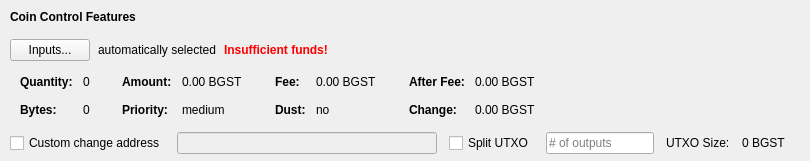
       <widget class="QFrame" name="frameCoinControl">
        <property name="sizePolicy">
         <sizepolicy hsizetype="Expanding" vsizetype="Expanding">
          <horstretch>0</horstretch>
          <verstretch>0</verstretch>
         </sizepolicy>
        </property>
        <property name="maximumSize">
         <size>
          <width>16777215</width>
          <height>16777215</height>
         </size>
        </property>
        <property name="lineWidth">
         <number>0</number>
        </property>
        <layout class="QVBoxLayout" name="verticalLayoutCoinControl2">
         <property name="spacing">
          <number>0</number>
         </property>
         <property name="leftMargin">
          <number>0</number>
         </property>
         <property name="topMargin">
          <number>0</number>
         </property>
         <property name="rightMargin">
          <number>0</number>
         </property>
         <property name="bottomMargin">
          <number>6</number>
         </property>
         <item>
          <layout class="QVBoxLayout" name="verticalLayoutCoinControl" stretch="0,0,0,0,1">
           <property name="spacing">
            <number>0</number>
           </property>
           <property name="leftMargin">
            <number>10</number>
           </property>
           <property name="topMargin">
            <number>10</number>
           </property>
           <item>
            <layout class="QHBoxLayout" name="horizontalLayoutCoinControl1">
             <property name="bottomMargin">
              <number>15</number>
             </property>
             <item>
              <widget class="QLabel" name="labelCoinControlFeatures">
               <property name="sizePolicy">
                <sizepolicy hsizetype="Preferred" vsizetype="Maximum">
                 <horstretch>0</horstretch>
                 <verstretch>0</verstretch>
                </sizepolicy>
               </property>
               <property name="font">
                <font>
                 <weight>75</weight>
                 <bold>true</bold>
                </font>
               </property>
               <property name="styleSheet">
                <string notr="true">font-weight:bold;</string>
               </property>
               <property name="text">
                <string>Coin Control Features</string>
               </property>
              </widget>
             </item>
            </layout>
           </item>
           <item>
            <layout class="QHBoxLayout" name="horizontalLayoutCoinControl2" stretch="0,0,0,0">
             <property name="spacing">
              <number>8</number>
             </property>
             <property name="bottomMargin">
              <number>10</number>
             </property>
             <item>
              <widget class="QPushButton" name="pushButtonCoinControl">
               <property name="styleSheet">
                <string notr="true"/>
               </property>
               <property name="text">
                <string>Inputs...</string>
               </property>
               <property name="autoDefault">
                <bool>false</bool>
               </property>
              </widget>
             </item>
             <item>
              <widget class="QLabel" name="labelCoinControlAutomaticallySelected">
               <property name="text">
                <string>automatically selected</string>
               </property>
               <property name="margin">
                <number>5</number>
               </property>
              </widget>
             </item>
             <item>
              <widget class="QLabel" name="labelCoinControlInsuffFunds">
               <property name="font">
                <font>
                 <weight>75</weight>
                 <bold>true</bold>
                </font>
               </property>
               <property name="styleSheet">
                <string notr="true">color:red;font-weight:bold;</string>
               </property>
               <property name="text">
                <string>Insufficient funds!</string>
               </property>
               <property name="margin">
                <number>5</number>
               </property>
              </widget>
             </item>
             <item>
              <spacer name="horizontalSpacerCoinControl">
               <property name="orientation">
                <enum>Qt::Horizontal</enum>
               </property>
               <property name="sizeHint" stdset="0">
                <size>
                 <width>40</width>
                 <height>1</height>
                </size>
               </property>
              </spacer>
             </item>
            </layout>
           </item>
           <item>
            <widget class="QWidget" name="widgetCoinControl" native="true">
             <property name="sizePolicy">
              <sizepolicy hsizetype="Preferred" vsizetype="Preferred">
               <horstretch>0</horstretch>
               <verstretch>0</verstretch>
              </sizepolicy>
             </property>
             <property name="minimumSize">
              <size>
               <width>0</width>
               <height>0</height>
              </size>
             </property>
             <property name="styleSheet">
              <string notr="true"/>
             </property>
             <layout class="QHBoxLayout" name="horizontalLayoutCoinControl5">
              <property name="leftMargin">
               <number>0</number>
              </property>
              <property name="topMargin">
               <number>0</number>
              </property>
              <property name="rightMargin">
               <number>0</number>
              </property>
              <property name="bottomMargin">
               <number>0</number>
              </property>
              <item>
               <layout class="QHBoxLayout" name="horizontalLayoutCoinControl3" stretch="0,0,0,1">
                <property name="spacing">
                 <number>20</number>
                </property>
                <property name="topMargin">
                 <number>0</number>
                </property>
                <property name="bottomMargin">
                 <number>10</number>
                </property>
                <item>
                 <layout class="QFormLayout" name="formLayoutCoinControl1">
                  <property name="horizontalSpacing">
                   <number>10</number>
                  </property>
                  <property name="verticalSpacing">
                   <number>14</number>
                  </property>
                  <property name="leftMargin">
                   <number>10</number>
                  </property>
                  <property name="topMargin">
                   <number>4</number>
                  </property>
                  <property name="rightMargin">
                   <number>6</number>
                  </property>
                  <item row="0" column="0">
                   <widget class="QLabel" name="labelCoinControlQuantityText">
                    <property name="font">
                     <font>
                      <weight>75</weight>
                      <bold>true</bold>
                     </font>
                    </property>
                    <property name="text">
                     <string>Quantity:</string>
                    </property>
                    <property name="margin">
                     <number>0</number>
                    </property>
                   </widget>
                  </item>
                  <item row="0" column="1">
                   <widget class="QLabel" name="labelCoinControlQuantity">
                    <property name="cursor">
                     <cursorShape>IBeamCursor</cursorShape>
                    </property>
                    <property name="contextMenuPolicy">
                     <enum>Qt::ActionsContextMenu</enum>
                    </property>
                    <property name="text">
                     <string notr="true">0</string>
                    </property>
                    <property name="margin">
                     <number>0</number>
                    </property>
                    <property name="textInteractionFlags">
                     <set>Qt::LinksAccessibleByMouse|Qt::TextSelectableByKeyboard|Qt::TextSelectableByMouse</set>
                    </property>
                   </widget>
                  </item>
                  <item row="1" column="0">
                   <widget class="QLabel" name="labelCoinControlBytesText">
                    <property name="font">
                     <font>
                      <weight>75</weight>
                      <bold>true</bold>
                     </font>
                    </property>
                    <property name="text">
                     <string>Bytes:</string>
                    </property>
                   </widget>
                  </item>
                  <item row="1" column="1">
                   <widget class="QLabel" name="labelCoinControlBytes">
                    <property name="cursor">
                     <cursorShape>IBeamCursor</cursorShape>
                    </property>
                    <property name="contextMenuPolicy">
                     <enum>Qt::ActionsContextMenu</enum>
                    </property>
                    <property name="text">
                     <string notr="true">0</string>
                    </property>
                    <property name="textInteractionFlags">
                     <set>Qt::LinksAccessibleByMouse|Qt::TextSelectableByKeyboard|Qt::TextSelectableByMouse</set>
                    </property>
                   </widget>
                  </item>
                 </layout>
                </item>
                <item>
                 <layout class="QFormLayout" name="formLayoutCoinControl2">
                  <property name="horizontalSpacing">
                   <number>10</number>
                  </property>
                  <property name="verticalSpacing">
                   <number>14</number>
                  </property>
                  <property name="leftMargin">
                   <number>6</number>
                  </property>
                  <property name="topMargin">
                   <number>4</number>
                  </property>
                  <property name="rightMargin">
                   <number>6</number>
                  </property>
                  <item row="0" column="0">
                   <widget class="QLabel" name="labelCoinControlAmountText">
                    <property name="font">
                     <font>
                      <weight>75</weight>
                      <bold>true</bold>
                     </font>
                    </property>
                    <property name="text">
                     <string>Amount:</string>
                    </property>
                    <property name="margin">
                     <number>0</number>
                    </property>
                   </widget>
                  </item>
                  <item row="0" column="1">
                   <widget class="QLabel" name="labelCoinControlAmount">
                    <property name="cursor">
                     <cursorShape>IBeamCursor</cursorShape>
                    </property>
                    <property name="contextMenuPolicy">
                     <enum>Qt::ActionsContextMenu</enum>
                    </property>
                    <property name="text">
                     <string notr="true">0.00 BGST</string>
                    </property>
                    <property name="textInteractionFlags">
                     <set>Qt::LinksAccessibleByMouse|Qt::TextSelectableByKeyboard|Qt::TextSelectableByMouse</set>
                    </property>
                   </widget>
                  </item>
                  <item row="1" column="0">
                   <widget class="QLabel" name="labelCoinControlPriorityText">
                    <property name="font">
                     <font>
                      <weight>75</weight>
                      <bold>true</bold>
                     </font>
                    </property>
                    <property name="text">
                     <string>Priority:</string>
                    </property>
                   </widget>
                  </item>
                  <item row="1" column="1">
                   <widget class="QLabel" name="labelCoinControlPriority">
                    <property name="cursor">
                     <cursorShape>IBeamCursor</cursorShape>
                    </property>
                    <property name="contextMenuPolicy">
                     <enum>Qt::ActionsContextMenu</enum>
                    </property>
                    <property name="text">
                     <string>medium</string>
                    </property>
                    <property name="textInteractionFlags">
                     <set>Qt::LinksAccessibleByMouse|Qt::TextSelectableByKeyboard|Qt::TextSelectableByMouse</set>
                    </property>
                   </widget>
                  </item>
                 </layout>
                </item>
                <item>
                 <layout class="QFormLayout" name="formLayoutCoinControl3">
                  <property name="horizontalSpacing">
                   <number>10</number>
                  </property>
                  <property name="verticalSpacing">
                   <number>14</number>
                  </property>
                  <property name="leftMargin">
                   <number>6</number>
                  </property>
                  <property name="topMargin">
                   <number>4</number>
                  </property>
                  <property name="rightMargin">
                   <number>6</number>
                  </property>
                  <item row="0" column="0">
                   <widget class="QLabel" name="labelCoinControlFeeText">
                    <property name="font">
                     <font>
                      <weight>75</weight>
                      <bold>true</bold>
                     </font>
                    </property>
                    <property name="text">
                     <string>Fee:</string>
                    </property>
                    <property name="margin">
                     <number>0</number>
                    </property>
                   </widget>
                  </item>
                  <item row="0" column="1">
                   <widget class="QLabel" name="labelCoinControlFee">
                    <property name="cursor">
                     <cursorShape>IBeamCursor</cursorShape>
                    </property>
                    <property name="contextMenuPolicy">
                     <enum>Qt::ActionsContextMenu</enum>
                    </property>
                    <property name="text">
                     <string notr="true">0.00 BGST</string>
                    </property>
                    <property name="textInteractionFlags">
                     <set>Qt::LinksAccessibleByMouse|Qt::TextSelectableByKeyboard|Qt::TextSelectableByMouse</set>
                    </property>
                   </widget>
                  </item>
                  <item row="1" column="0">
                   <widget class="QLabel" name="labelCoinControlLowOutputText">
                    <property name="font">
                     <font>
                      <weight>75</weight>
                      <bold>true</bold>
                     </font>
                    </property>
                    <property name="text">
                     <string>Dust:</string>
                    </property>
                   </widget>
                  </item>
                  <item row="1" column="1">
                   <widget class="QLabel" name="labelCoinControlLowOutput">
                    <property name="cursor">
                     <cursorShape>IBeamCursor</cursorShape>
                    </property>
                    <property name="contextMenuPolicy">
                     <enum>Qt::ActionsContextMenu</enum>
                    </property>
                    <property name="text">
                     <string>no</string>
                    </property>
                    <property name="textInteractionFlags">
                     <set>Qt::LinksAccessibleByMouse|Qt::TextSelectableByKeyboard|Qt::TextSelectableByMouse</set>
                    </property>
                   </widget>
                  </item>
                 </layout>
                </item>
                <item>
                 <layout class="QFormLayout" name="formLayoutCoinControl4">
                  <property name="horizontalSpacing">
                   <number>10</number>
                  </property>
                  <property name="verticalSpacing">
                   <number>14</number>
                  </property>
                  <property name="leftMargin">
                   <number>6</number>
                  </property>
                  <property name="topMargin">
                   <number>4</number>
                  </property>
                  <property name="rightMargin">
                   <number>6</number>
                  </property>
                  <item row="0" column="0">
                   <widget class="QLabel" name="labelCoinControlAfterFeeText">
                    <property name="font">
                     <font>
                      <weight>75</weight>
                      <bold>true</bold>
                     </font>
                    </property>
                    <property name="text">
                     <string>After Fee:</string>
                    </property>
                    <property name="margin">
                     <number>0</number>
                    </property>
                   </widget>
                  </item>
                  <item row="0" column="1">
                   <widget class="QLabel" name="labelCoinControlAfterFee">
                    <property name="cursor">
                     <cursorShape>IBeamCursor</cursorShape>
                    </property>
                    <property name="contextMenuPolicy">
                     <enum>Qt::ActionsContextMenu</enum>
                    </property>
                    <property name="text">
                     <string notr="true">0.00 BGST</string>
                    </property>
                    <property name="textInteractionFlags">
                     <set>Qt::LinksAccessibleByMouse|Qt::TextSelectableByKeyboard|Qt::TextSelectableByMouse</set>
                    </property>
                   </widget>
                  </item>
                  <item row="1" column="0">
                   <widget class="QLabel" name="labelCoinControlChangeText">
                    <property name="font">
                     <font>
                      <weight>75</weight>
                      <bold>true</bold>
                     </font>
                    </property>
                    <property name="text">
                     <string>Change:</string>
                    </property>
                   </widget>
                  </item>
                  <item row="1" column="1">
                   <widget class="QLabel" name="labelCoinControlChange">
                    <property name="cursor">
                     <cursorShape>IBeamCursor</cursorShape>
                    </property>
                    <property name="contextMenuPolicy">
                     <enum>Qt::ActionsContextMenu</enum>
                    </property>
                    <property name="text">
                     <string notr="true">0.00 BGST</string>
                    </property>
                    <property name="textInteractionFlags">
                     <set>Qt::LinksAccessibleByMouse|Qt::TextSelectableByKeyboard|Qt::TextSelectableByMouse</set>
                    </property>
                   </widget>
                  </item>
                 </layout>
                </item>
               </layout>
              </item>
             </layout>
            </widget>
           </item>
           <item>
            <layout class="QHBoxLayout" name="horizontalLayoutCoinControl4" stretch="0,0,0,0,0,0,0">
             <property name="spacing">
              <number>12</number>
             </property>
             <property name="sizeConstraint">
              <enum>QLayout::SetDefaultConstraint</enum>
             </property>
             <property name="topMargin">
              <number>5</number>
             </property>
             <property name="rightMargin">
              <number>5</number>
             </property>
             <item>
              <widget class="QCheckBox" name="checkBoxCoinControlChange">
               <property name="toolTip">
                <string>If this is activated, but the change address is empty or invalid, change will be sent to a newly generated address.</string>
               </property>
               <property name="text">
                <string>Custom change address</string>
               </property>
               <property name="iconSize">
                <size>
                 <width>17</width>
                 <height>17</height>
                </size>
               </property>
              </widget>
             </item>
             <item>
              <widget class="QValidatedLineEdit" name="lineEditCoinControlChange">
               <property name="enabled">
                <bool>false</bool>
               </property>
               <property name="sizePolicy">
                <sizepolicy hsizetype="Expanding" vsizetype="Fixed">
                 <horstretch>0</horstretch>
                 <verstretch>0</verstretch>
                </sizepolicy>
               </property>
              </widget>
             </item>
             <item>
              <widget class="QCheckBox" name="splitBlockCheckBox">
               <property name="text">
                <string>Split UTXO</string>
               </property>
               <property name="iconSize">
                <size>
                 <width>17</width>
                 <height>17</height>
                </size>
               </property>
              </widget>
             </item>
             <item>
              <widget class="QLineEdit" name="splitBlockLineEdit">
               <property name="sizePolicy">
                <sizepolicy hsizetype="Fixed" vsizetype="Fixed">
                 <horstretch>50</horstretch>
                 <verstretch>0</verstretch>
                </sizepolicy>
               </property>
               <property name="placeholderText">
                <string># of outputs</string>
               </property>
              </widget>
             </item>
             <item>
              <widget class="QLabel" name="labelBlockSizeText">
               <property name="text">
                <string>UTXO Size:</string>
               </property>
              </widget>
             </item>
             <item>
              <widget class="QLabel" name="labelBlockSize">
               <property name="text">
                <string>0 BGST</string>
               </property>
              </widget>
             </item>
             <item>
              <widget class="QLabel" name="labelCoinControlChangeLabel">
               <property name="sizePolicy">
                <sizepolicy hsizetype="Preferred" vsizetype="Expanding">
                 <horstretch>0</horstretch>
                 <verstretch>0</verstretch>
                </sizepolicy>
               </property>
               <property name="minimumSize">
                <size>
                 <width>0</width>
                 <height>0</height>
                </size>
               </property>
               <property name="text">
                <string/>
               </property>
               <property name="margin">
                <number>3</number>
               </property>
              </widget>
             </item>
            </layout>
           </item>
           <item>
            <spacer name="verticalSpacerCoinControl">
             <property name="orientation">
              <enum>Qt::Vertical</enum>
             </property>
             <property name="sizeHint" stdset="0">
              <size>
               <width>800</width>
               <height>1</height>
              </size>
             </property>
            </spacer>
           </item>
          </layout>
         </item>
        </layout>
       </widget>
